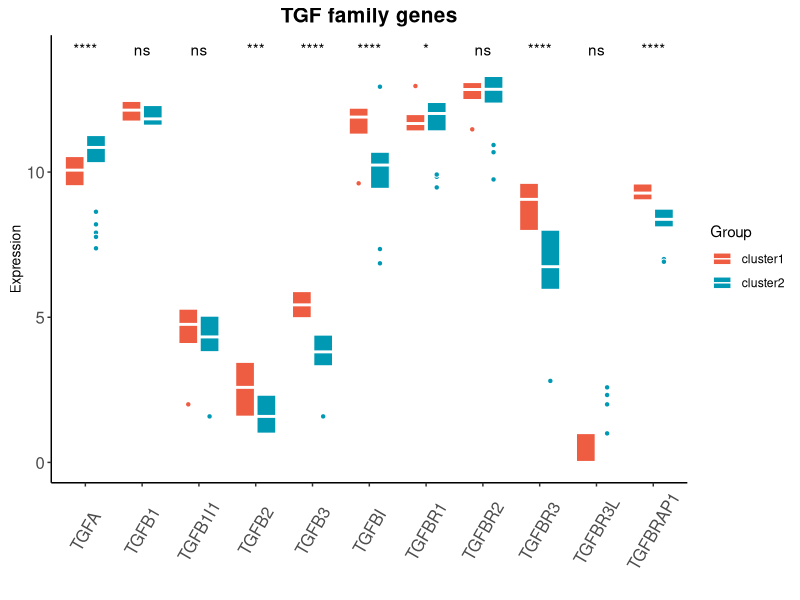
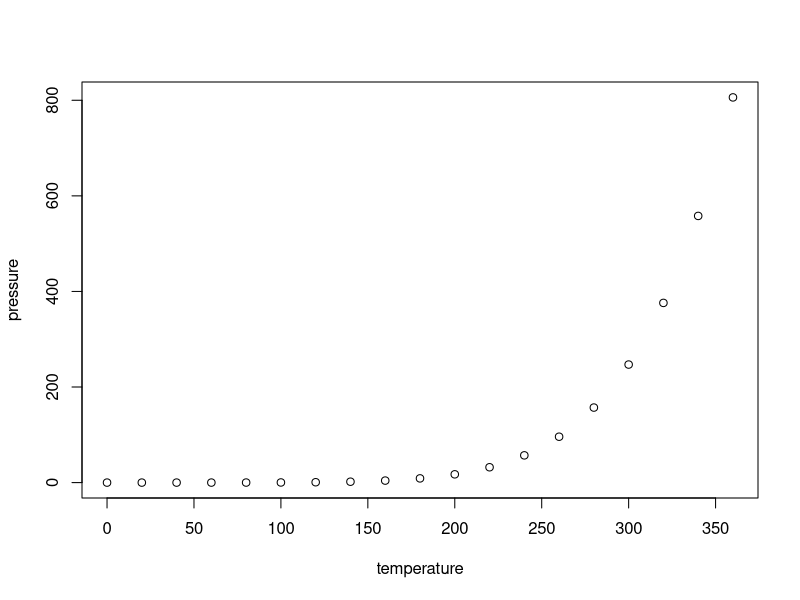

The R source for these figures, in order:
## ---- chunk 1
rm(list = ls())
rt=read.table("TGF_GENE.txt",sep="\t",header=T,row.names=1,check.names=F)    
rt1=rt[,-1]
rt1=t(rt1)
rt1=log2(rt1+1)
library(tidyverse)
library(ggpubr)
rt1=as.data.frame(t(rt1))
dat <- rt1 %>% as.data.frame() %>%
  rownames_to_column("Sample") %>% 
  gather(key = Complement_Gene,value = Expression,-Sample)
dat$Group = rt[,1]

ggplot(dat,aes(Complement_Gene,Expression,fill = Group)) + 
  geom_boxplot(outlier.shape = 21,color = "white") + 
  labs(title = "TGF family genes", 
       x="",y = "Expression") +
  theme(legend.position = "top") +   
  theme_classic()  + 
  theme(axis.title.y =  element_text(size = 10,vjust = 0.5,hjust = 0.5))+
  theme(axis.text.x = element_text(size = 12,angle = 45,vjust = 0.5,hjust = 0.5))+
  theme(axis.text.y = element_text(size = 12))+
  theme(plot.title = element_text(hjust = 0.5,size=15,face="bold"))+
  
  theme(axis.text.x = element_text(angle=60,vjust = 0.5))+
  scale_fill_manual(values = c("tomato2","#0099B4FF"))+ stat_compare_means(aes(group = Group,label = ..p.signif..),method = "wilcox.test")

## ---- chunk 2
summary(cars)
## ---- chunk 3
plot(pressure)
